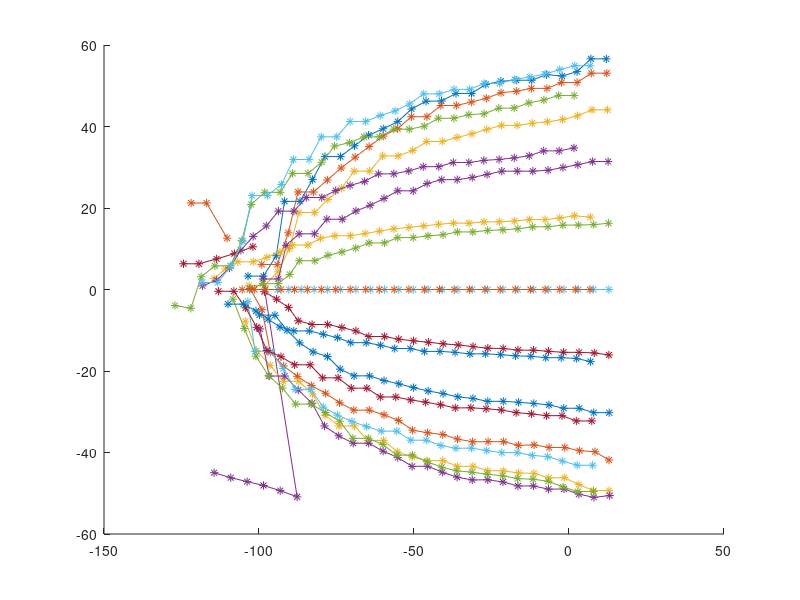
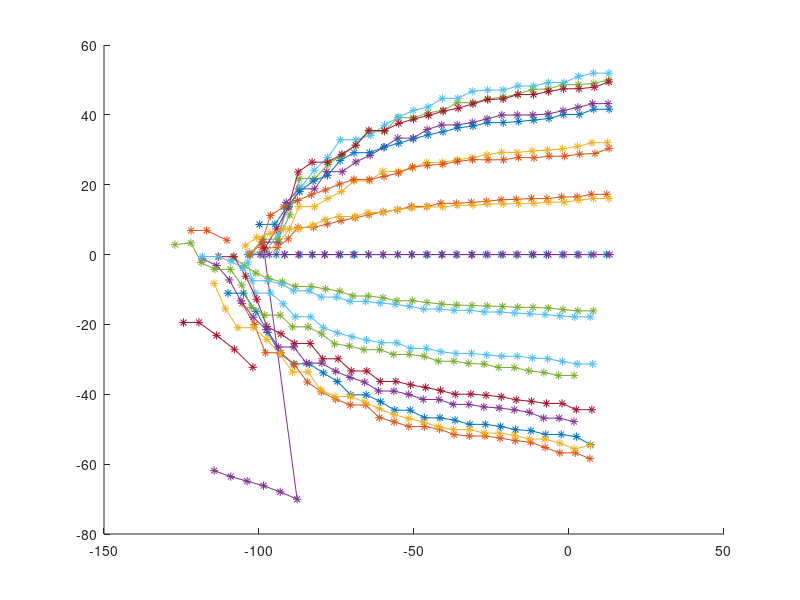
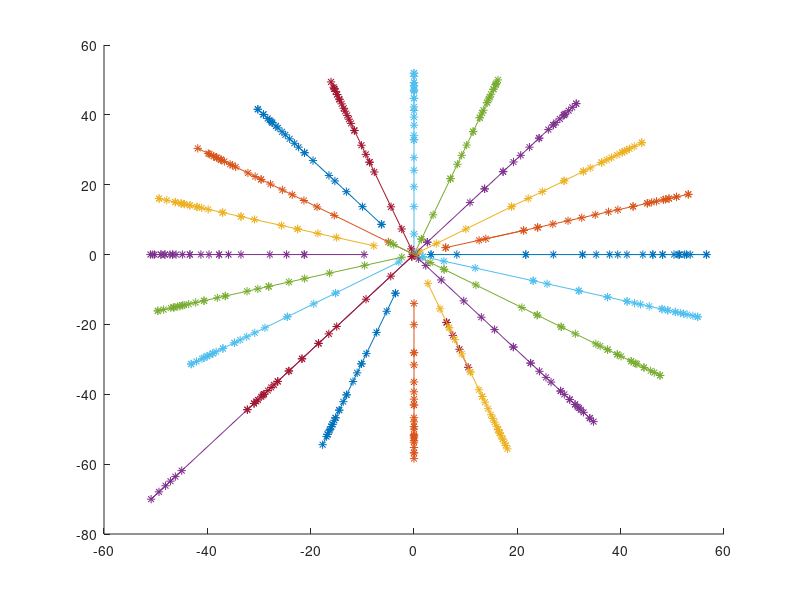
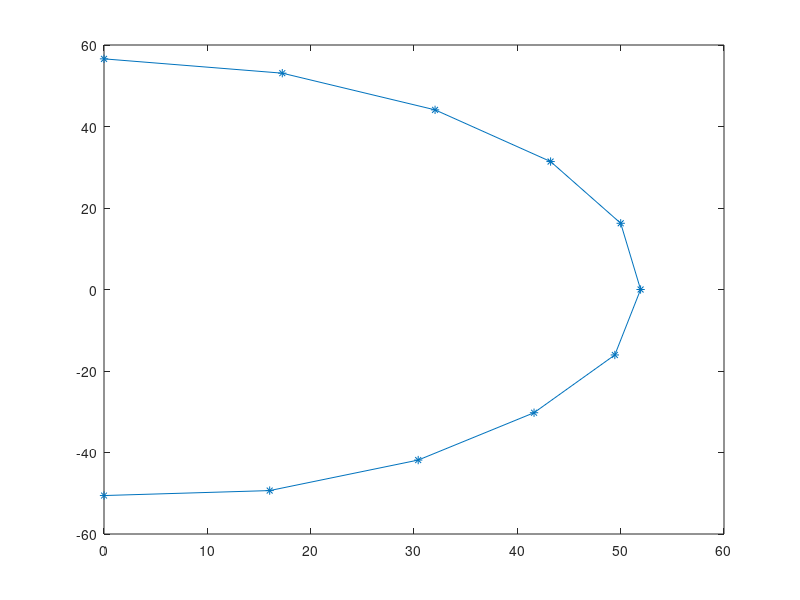

Write MATLAB code to recreate these figures, in order.
clear all 
close all
clc

load surfacePoint11221058.mat


figure; hold on;
for i = 1: size(surfacePoints,3)

   plot(surfacePoints(:,3,i),surfacePoints(:,1,i), 'Marker','*')
end
%%
figure; hold on;
for i = 1: size(surfacePoints,3)

   plot(surfacePoints(:,3,i),surfacePoints(:,2,i), 'Marker','*')
end
%%
figure; hold on;
for i = 1: size(surfacePoints,3)
   plot(surfacePoints(:,1,i),surfacePoints(:,2,i), 'Marker','*')
end
%% 
 
for i = 1: size(surfacePoints,1)
   figure;
   plot(squeeze(surfacePoints(i,2,:)),squeeze(surfacePoints(i,1,:)), 'Marker','*')
end
%%
figure; hold on;
for i = 1:size(surfacePoints,3)
    scatter3(surfacePoints(:,1,i),surfacePoints(:,2,i),surfacePoints(:,3,i) )
    view(3)
    pause(1)
end

%%
spline_data = surfacePoints(:,:,3);

figure;
plot(spline_data(:,3),spline_data(:,2),'Marker','*')

